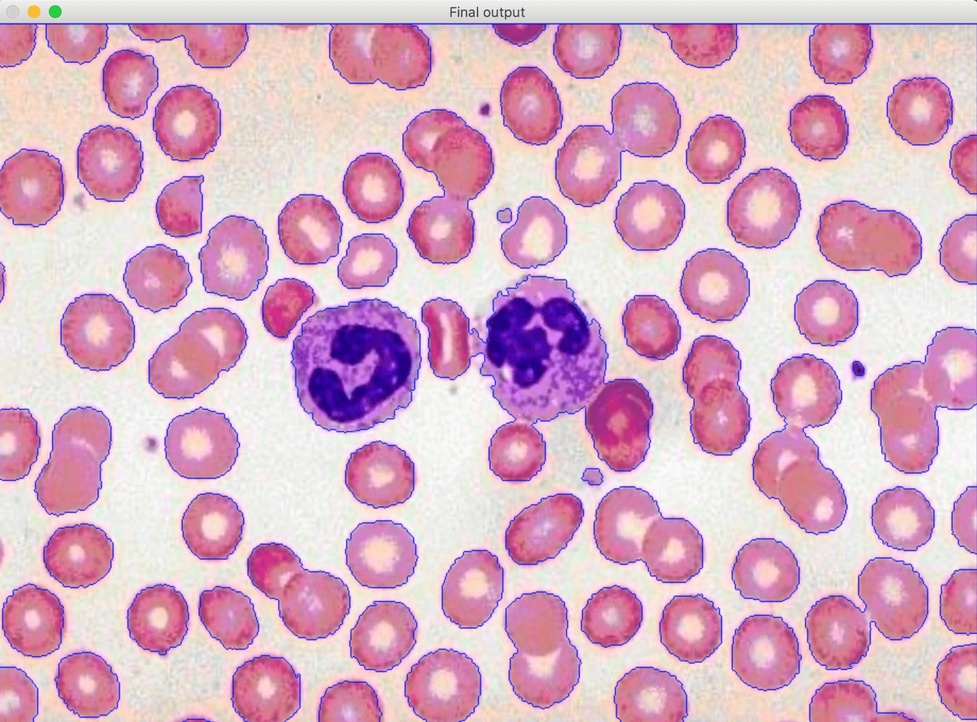
#> input picture app/segmentation/watershed test/blood_cells.jpg, 977 x 722 px, shrunk from 1840 x 1360 before the run
$ python -i test.py   (imports and definitions only)
#> lines starting #> are read from the running program, lines starting #| are printed output that depends on the picture; after the words box and inside, x2 and y2 are one past the last pixel; in counts of white or black regions, pixels touching at a corner belong together
import cv2
import matplotlib.pyplot as plt
import numpy as np

def watershed_segmentation(image_path, limiar_inversao=127, kernel_gaussiano=7, usar_otsu=True, limiar_manual=128,
                            kernel_morfologico=3, limiar_dist_transform=0.5,
                            iteracoes_dilatacao=3, iteracoes_erosao=2):
    # Lê a imagem
#> called with image_path = 'blood_cells.jpg', limiar_inversao = 127, kernel_gaussiano = 7, usar_otsu = True, limiar_manual = 128, kernel_morfologico = 3, limiar_dist_transform = 0.5, iteracoes_dilatacao = 3
    image = cv2.imread(image_path)
#> image is the input picture: shape (722, 977, 3); mean B, G, R 196.9, 174.6, 217.5
    image_rgb = cv2.cvtColor(image, cv2.COLOR_BGR2RGB)

    # Converte para escala de cinza
    gray = cv2.cvtColor(image, cv2.COLOR_BGR2GRAY)

    # Se o fundo for claro, inverter a imagem
    if np.mean(gray) > limiar_inversao:
        gray = cv2.bitwise_not(gray)
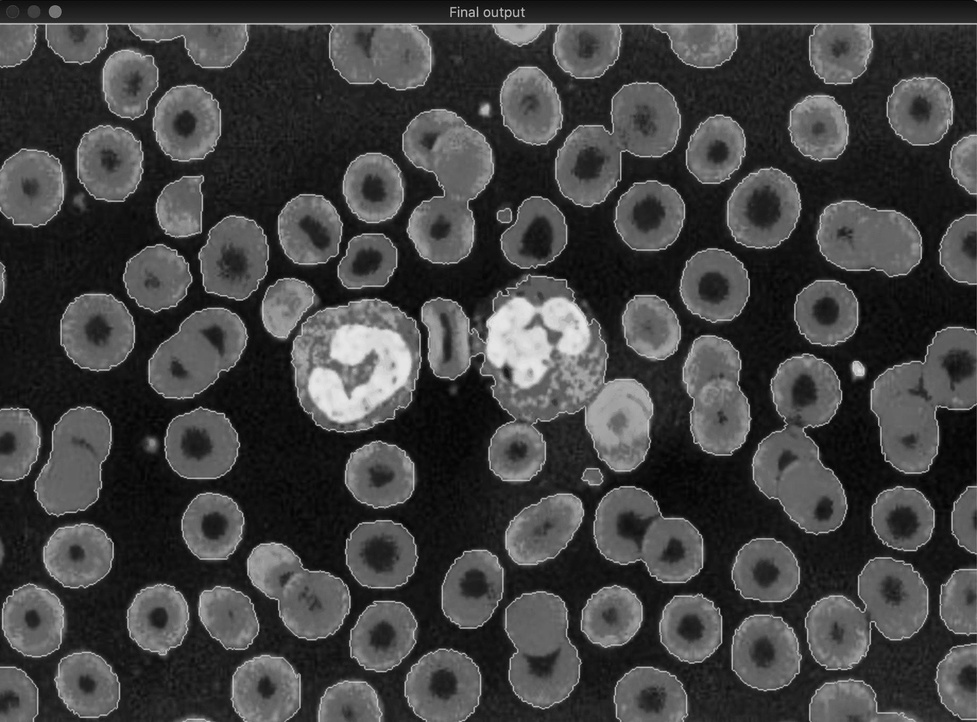
#> gray: shape (722, 977); min 1, max 231, mean 65

    # Aplicar filtro Gaussiano para suavizar ruídos
    blur = cv2.GaussianBlur(gray, (kernel_gaussiano, kernel_gaussiano), 0)

    # Aplica limiarização de Otsu ou limiar manual
    if usar_otsu:
        _, binary = cv2.threshold(blur, 0, 255, cv2.THRESH_BINARY + cv2.THRESH_OTSU)
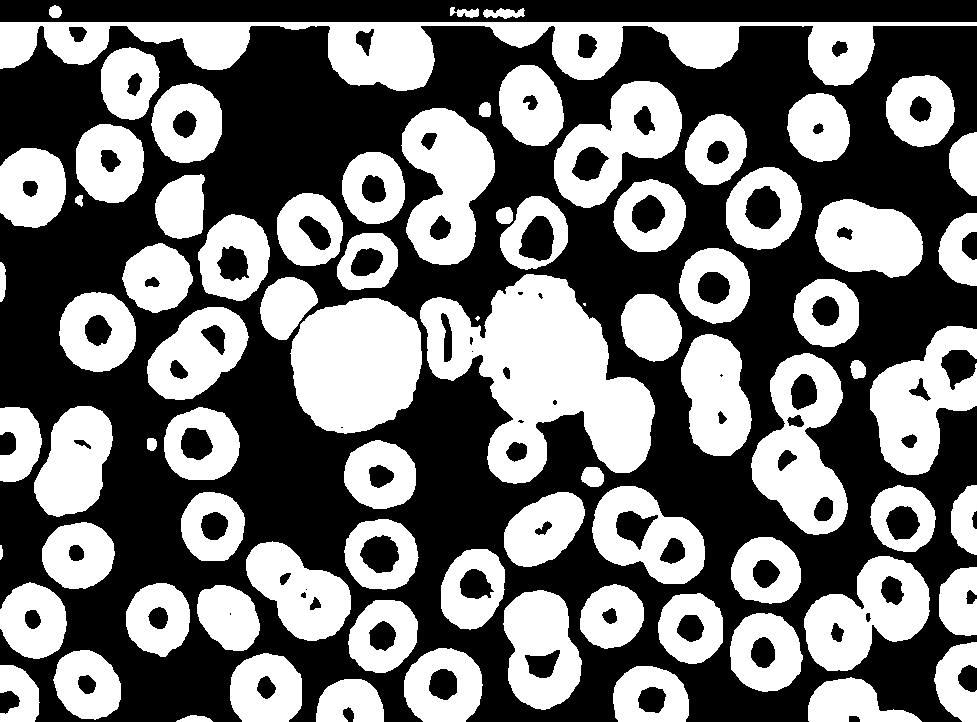
#> binary: shape (722, 977); 44.6% white; 80 white regions (2 under 20 px), largest, box (x1, y1, x2, y2) and area: (0, 22, 977, 91) 25816, (420, 274, 655, 484) 25513, (290, 298, 422, 434) 14180
    else:
        _, binary = cv2.threshold(blur, limiar_manual, 255, cv2.THRESH_BINARY)

    # Remover pequenos ruídos com "closing" para fechar buracos
    kernel = np.ones((kernel_morfologico, kernel_morfologico), np.uint8)
    cleaned = cv2.morphologyEx(binary, cv2.MORPH_CLOSE, kernel, iterations=2)
#> cleaned: shape (722, 977); 44.8% white; 71 white regions (1 under 20 px), largest, box (x1, y1, x2, y2) and area: (260, 196, 655, 484) 45354, (0, 5, 977, 91) 26711, (751, 353, 848, 535) 9671

    # Determinar o fundo certo (dilatação)
    sure_bg = cv2.dilate(cleaned, kernel, iterations=iteracoes_dilatacao)
#> sure_bg: shape (722, 977); 57.4% white; 82 black regions (20 under 20 px), largest, box (x1, y1, x2, y2) and area: (0, 29, 977, 722) 268002, (0, 0, 977, 19) 17180, (0, 639, 78, 722) 1396

    # Encontrar os objetos no primeiro plano usando a transformada de distância
    dist_transform = cv2.distanceTransform(cleaned, cv2.DIST_L2, 5)
    _, sure_fg = cv2.threshold(dist_transform, limiar_dist_transform * dist_transform.max(), 255, 0)
#> sure_fg: shape (722, 977) float32; 0.98% white; 7 white regions (4 under 20 px), largest, box (x1, y1, x2, y2) and area: (322, 329, 391, 402) 3917, (515, 306, 578, 392) 2856, (614, 408, 623, 427) 99

    # Definir áreas desconhecidas
    sure_fg = np.uint8(sure_fg)
    unknown = cv2.subtract(sure_bg, sure_fg)
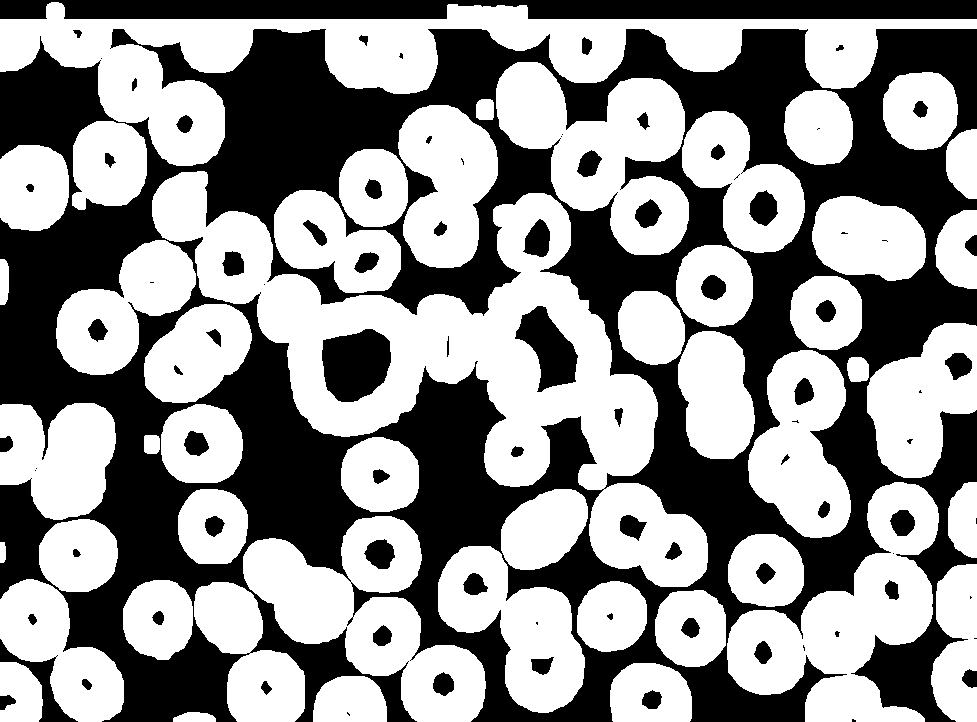
#> unknown: shape (722, 977); 56.4% white; 89 black regions (24 under 20 px), largest, box (x1, y1, x2, y2) and area: (0, 29, 977, 722) 268002, (0, 0, 977, 19) 17180, (322, 329, 391, 402) 3917

    # Criar marcadores para Watershed
    ret, markers = cv2.connectedComponents(sure_fg)
#> markers: shape (722, 977) int32; 8 distinct labels, from 0 to 7
#> ret = 8
    markers = markers + 1  # Evita que o fundo seja 0
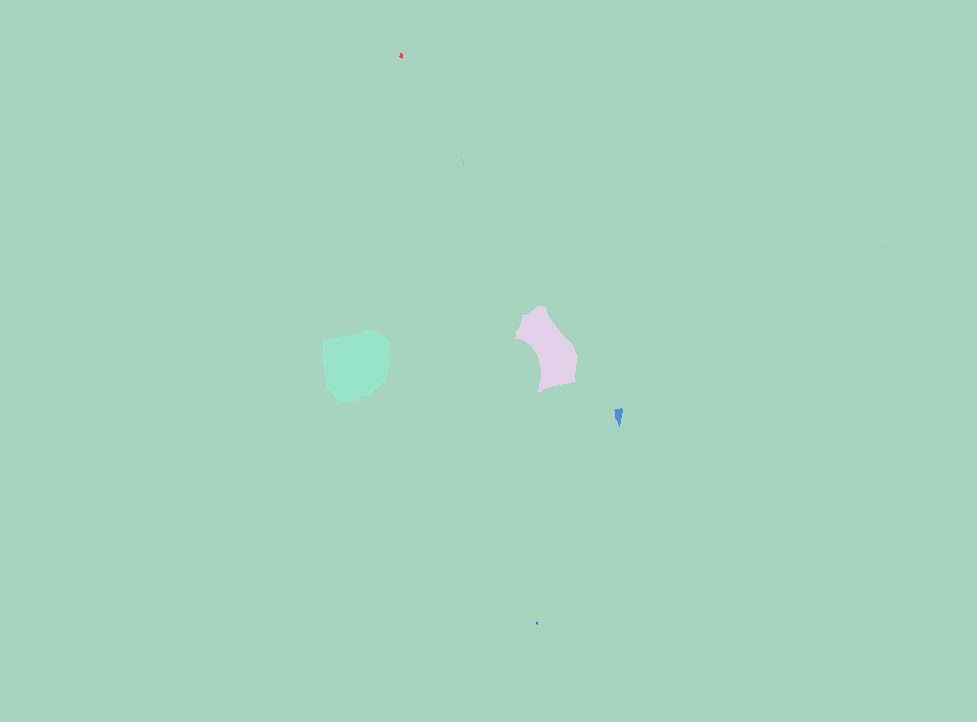
#> markers: shape (722, 977) int32; 8 distinct labels, from 1 to 8; one colour per label, 0 black
    markers[unknown == 255] = 0  # Define a área desconhecida como 0
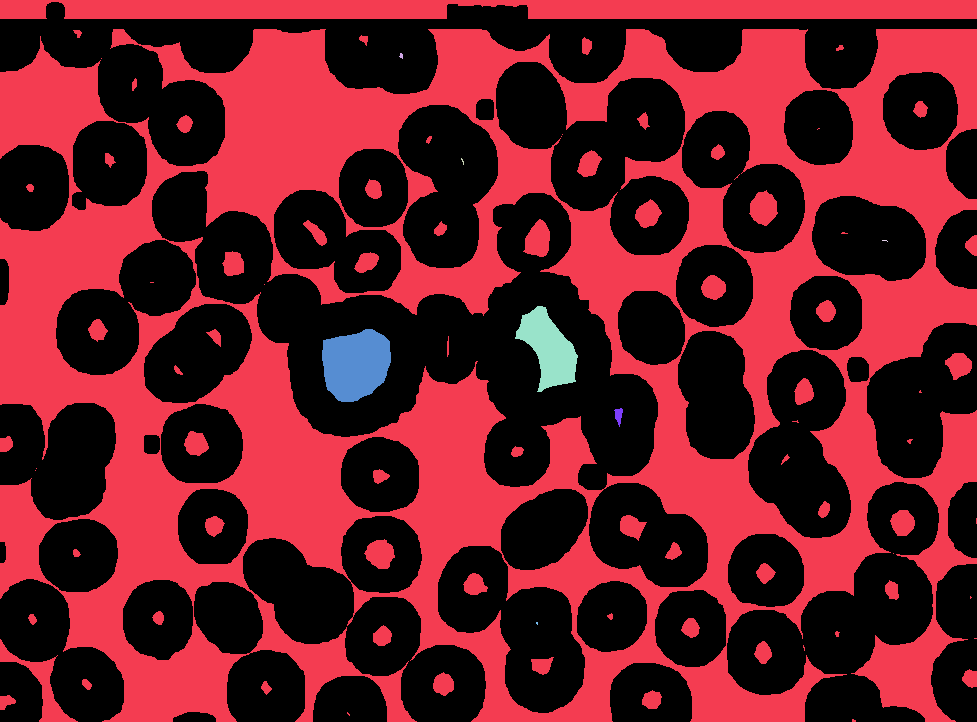
#> markers: shape (722, 977) int32; 9 distinct labels, from 0 to 8; one colour per label, 0 black

    # Aplicar Watershed
    cv2.watershed(image, markers)

    # Criar imagem segmentada colorida
    segmented = np.zeros_like(image_rgb)
    for marker in np.unique(markers):
        if marker == -1:
            segmented[markers == marker] = [255, 0, 0]  # Bordas em vermelho
        elif marker == 1:
            segmented[markers == marker] = [0, 0, 0]    # Fundo em preto
        else:
            color = np.random.randint(0, 255, size=3)   # Cores aleatórias
            segmented[markers == marker] = color
#> this loop made 9 passes
#> color on passes 3 to 9: [172, 47, 117], [192, 67, 251], [195, 103, 9], [211, 21, 242], [36, 87, 70], [216, 88, 140], [58, 193, 230]
#> marker on pass 1: -1
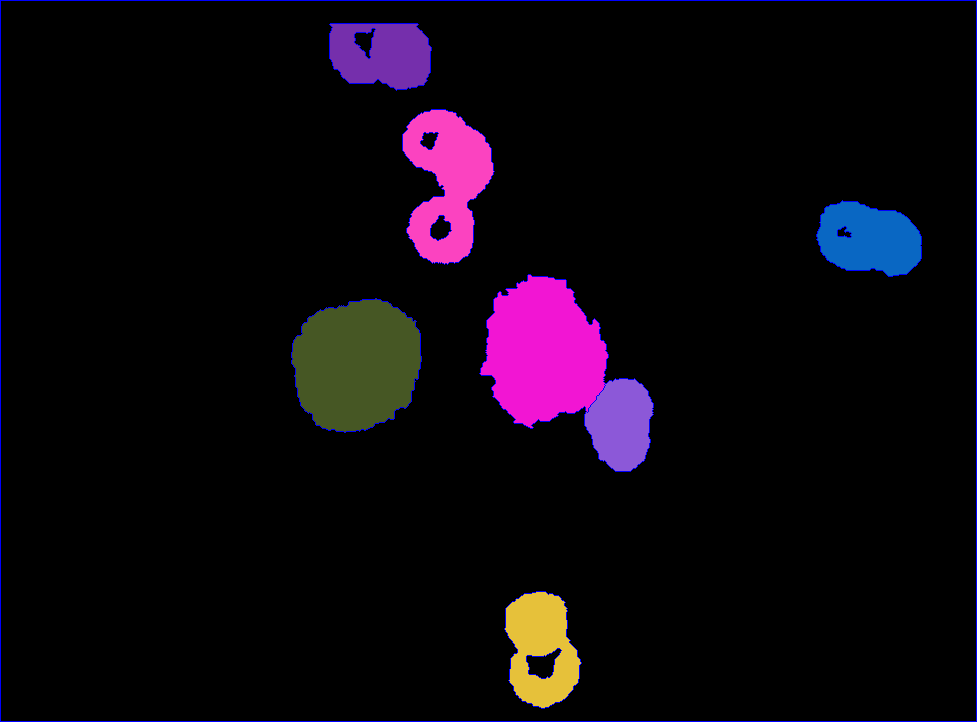
#> segmented: shape (722, 977, 3); mean of channels 0, 1, 2 14, 6.2, 12.8; drawn as B, G, R

    # Exibir resultados
    fig, axes = plt.subplots(1, 2, figsize=(16, 6))
    axes[0].imshow(image_rgb)
    axes[0].set_title("Imagem Original")
    axes[0].axis("off")

    axes[1].imshow(segmented)
    axes[1].set_title("Segmentação Watershed")
    axes[1].axis("off")

    plt.show()

    return segmented

>>> result = watershed_segmentation('blood_cells.jpg')

$ run again, on app/segmentation/watershed test/caps.png
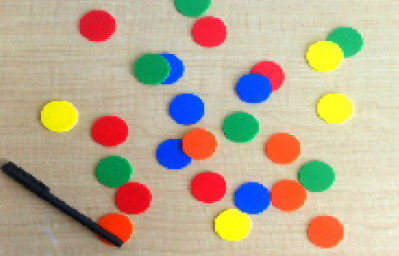
#> input picture app/segmentation/watershed test/caps.png, 399 x 256 px
#> in watershed_segmentation, image is the input picture: shape (256, 399, 3); mean B, G, R 146.9, 172.2, 187.7
#> binary: shape (256, 399); 23.8% white; 21 white regions (4 under 20 px), largest, box (x1, y1, x2, y2) and area: (0, 154, 152, 256) 7784, (153, 93, 216, 170) 2830, (232, 161, 333, 215) 2692
#> cleaned: shape (256, 399); 24.1% white; 19 white regions (3 under 20 px), largest, box (x1, y1, x2, y2) and area: (0, 154, 152, 256) 8257, (153, 93, 216, 170) 2861, (232, 161, 333, 215) 2705
#> sure_bg: shape (256, 399); 33.9% white; 13 white regions, largest, box (x1, y1, x2, y2) and area: (0, 111, 155, 256) 12664, (185, 158, 336, 218) 5196, (150, 90, 219, 173) 3891
#> unknown: shape (256, 399); 28.3% white; 14 white regions, largest, box (x1, y1, x2, y2) and area: (0, 111, 155, 256) 6524, (185, 158, 336, 218) 4609, (150, 90, 219, 173) 3238
#> ret = 18
#> in watershed_segmentation, `markers[unknown == 255] = 0`:
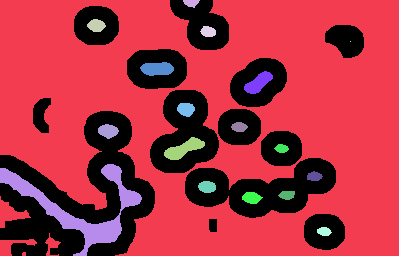
#> markers: shape (256, 399) int32; 19 distinct labels, from 0 to 18; one colour per label, 0 black
#> the loop in watershed_segmentation, `for marker in np.unique(markers):` made 19 passes
#> color on passes 3 to 10: [172, 47, 117], [192, 67, 251], [195, 103, 9], [211, 21, 242], [36, 87, 70], [216, 88, 140], [58, 193, 230], [39, 87, 174]
#> after the loop in watershed_segmentation, `for marker in np.unique(markers):`:
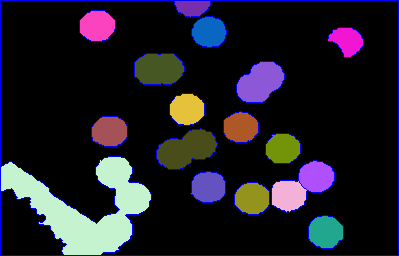
#> segmented: shape (256, 399, 3); mean of channels 0, 1, 2 38.6, 29.7, 31.5; drawn as B, G, R
